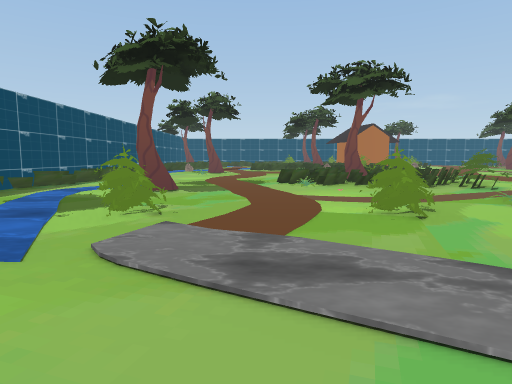
[1] (above)

24 first-person views from a walk through a 3-D level made in the Unity game engine. The camera is 1.4 m above the floor, tilts 6° down and sees 75° across. The floor is counted in squares, 2 m on a side. Each view is taken from the middle of a square. On the plan, view 1 faces up. The plan holds only what a view shows up to about 10 squares ahead; the rest is blank. The place goes on beyond the plan. Some animated figures are not drawn. Some surface patterns are stand-ins.

[2]
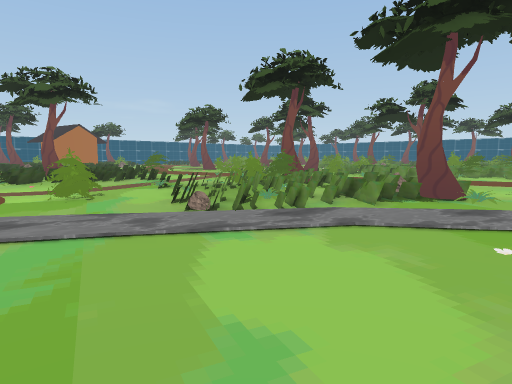

[3]
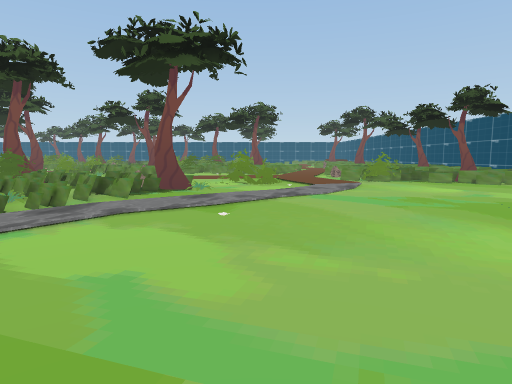

[4]
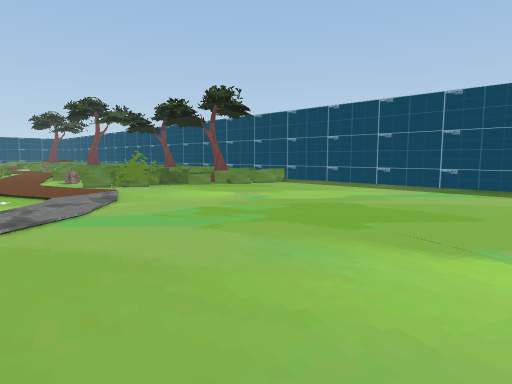

[5]
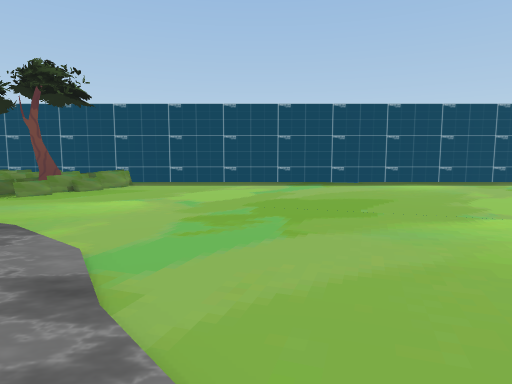

[6]
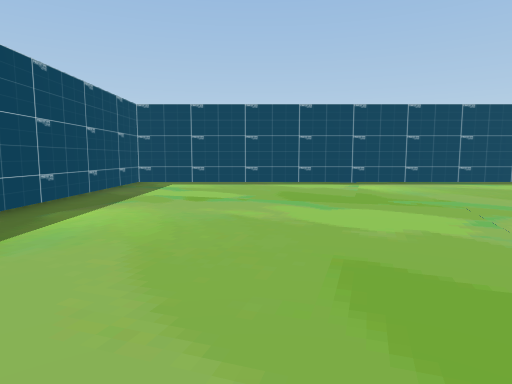

[7]
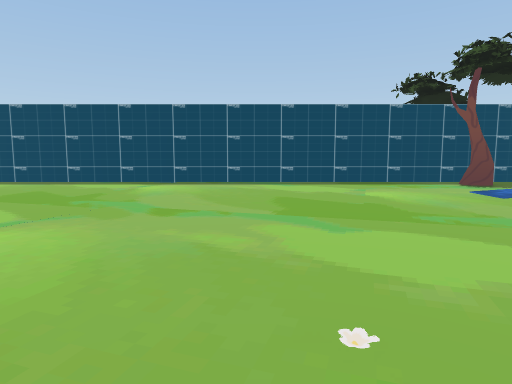

[8]
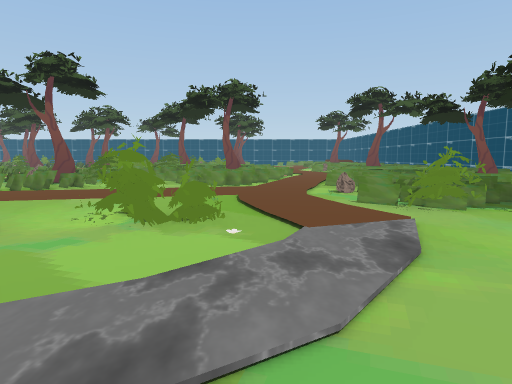

[9]
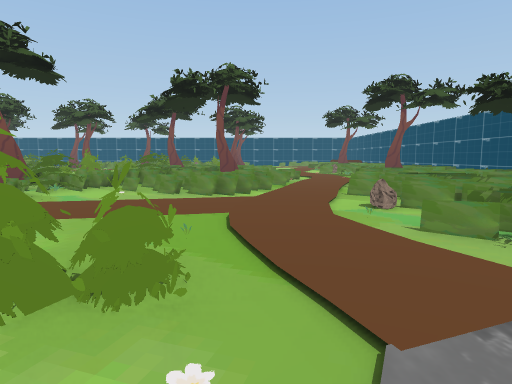

[10]
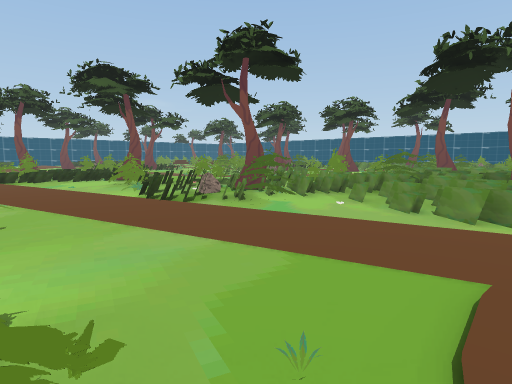

[11]
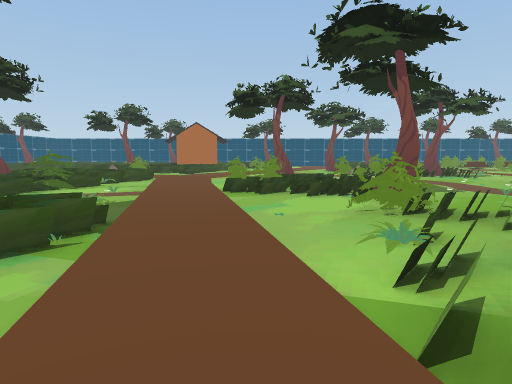

[12]
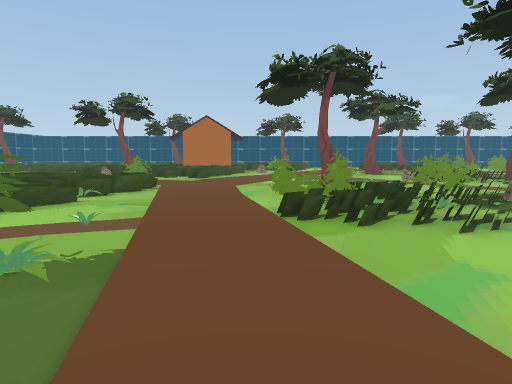

[13]
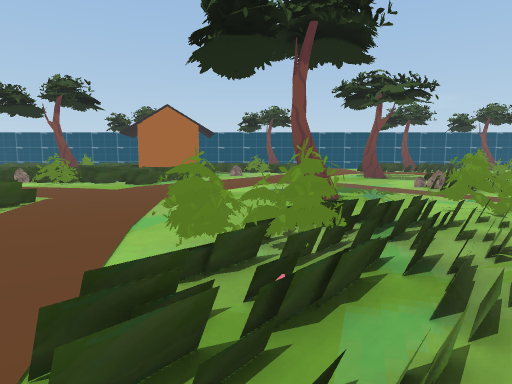

[14]
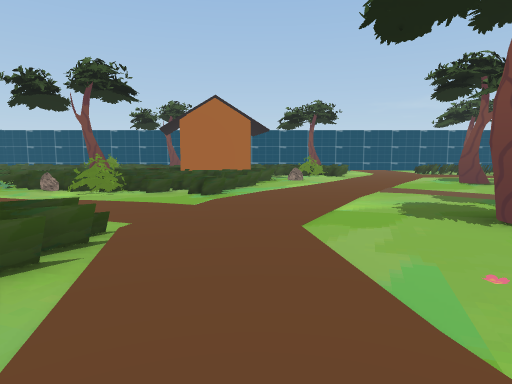

[15]
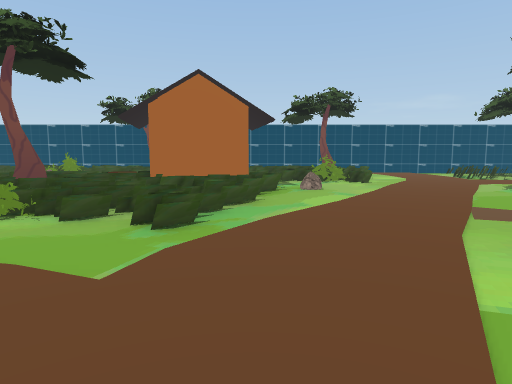

[16]
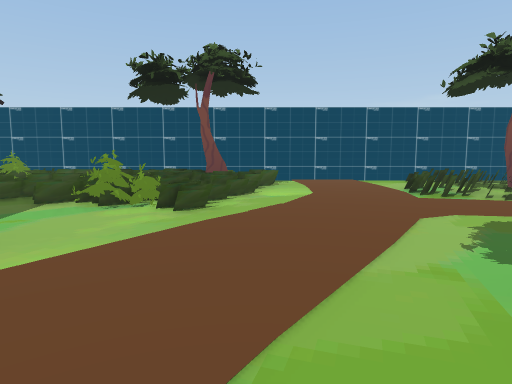

[17]
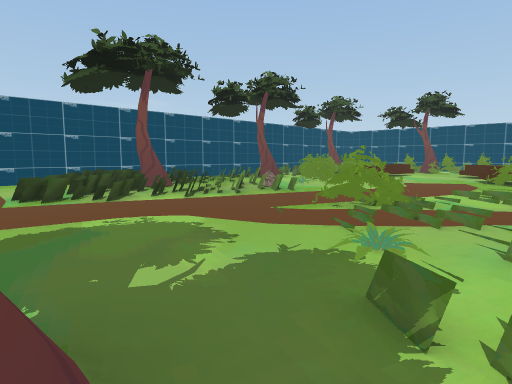

[18]
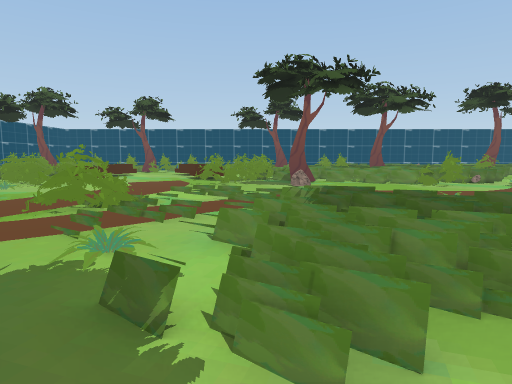

[19]
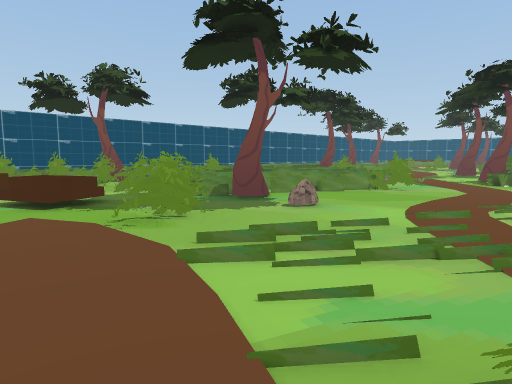

[20]
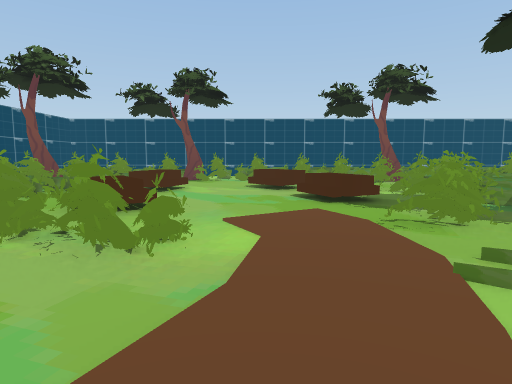

[21]
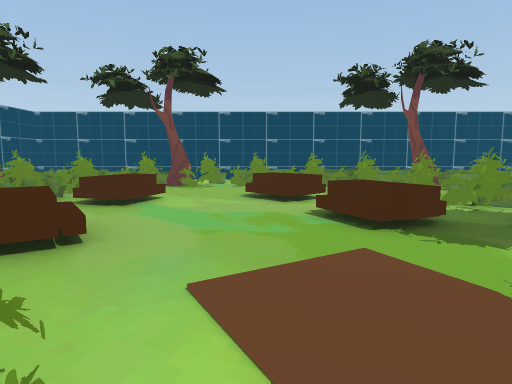

[22]
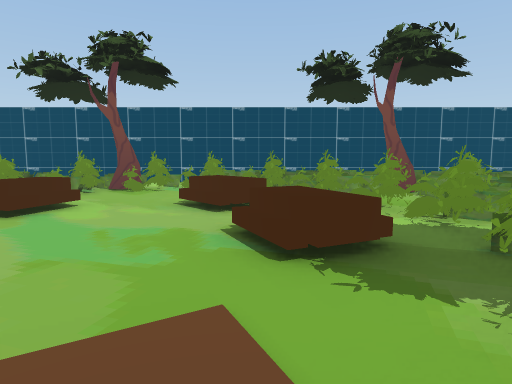

[23]
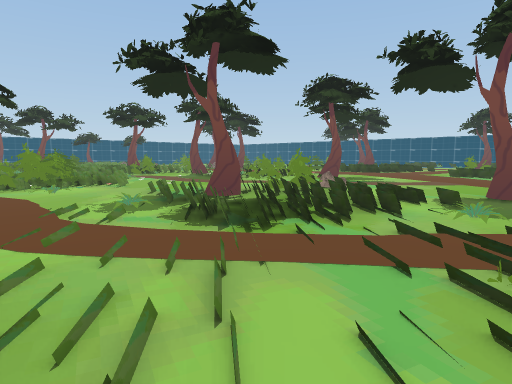

[24]
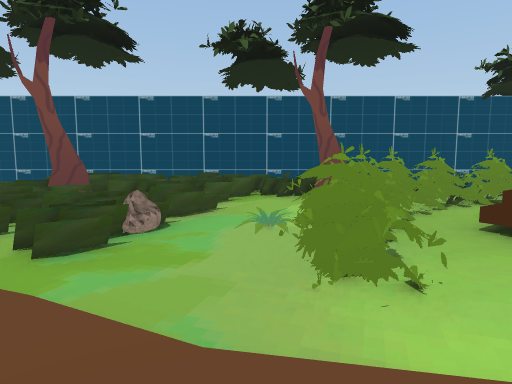

### Floor plan
Key: @ floor where view 1 was taken; # wall or solid block; . main floor; : floor 0.25 m higher than the main floor; + floor 0.5 m higher than the main floor; / step, stairs or slope; = window, fence, low wall or low ledge; ~ water the walk can cross; v drop or lower ground; O other object.
Columns run from 6 left of view 1 to 32 right of it. Each row starts with its distance up from view 1.
 27           ############################
 26             O= ==O=....======  = #O   #
 25             O====#=...==O==.O   O#O   #
 24              === ==...==O==../OO#OOO  #
 23              =====...======./O/.//=O#=#
 22         O.   O.=O=......==OOOO/./O..O=#
 21          =O  O..............O......OO.#
 20         ===#OOOO................./.OO=#
 19        ==O#=#==.........OO.....+.O.O==#
 18        ==##= ==.....O.O.....O.O.  O#==#
 17         O=====.......==/==...OOOOOO===#
 16          O=O==.......=====..OOO#vv.O#=#
 15          ..O........OO====....====v  =#
 14           ..........OO=O=O... ===O#=O##
 13           =......O.... .#...O===#   ###
 12          ====......O.....O..O===#O   =#
 11          =  =..O.#OO.... ...O =
 10  #  ...= O  O...OO+:O..= O ...=
  9  #. ...====##...OOOO...
  8 ##. ...O= =OO...=== ..
  7 #.~.O......=.O...#O.O.
  6 #.~........=.O.... ..
  5 #..~......O  #..O.O=O
  4 #..~O...O..=OOO..O=
  3 #.O.~~...O=O #=..= ##=
  2 #.....~~.=O===O..=OO#=O
  1 #......~~=== O....=O   =
  0 #.....@..~~=O ....O    ===#
 -1 #.........~.O.O....== #====
 -2 #........O.~.OOO..= = O#O
 -3 #...........~O//::/====
 -4 #............~:/O::://
 -5 #..............#.O=.::
 -6 #.............O ======
 -7 #.............=== =====
 -8 #.............O===O====
 -9 #............==== #= ==
-10 #.............#########
-11 #########===##

Where each view was taken, in squares from view 1:
view 1: 0 up, 0 right, facing up
view 2: 2 down, 0 right, facing up-right
view 3: 2 down, 1 left, facing right
view 4: 2 down, 1 right, facing down-right
view 5: 1 down, 4 right, facing down
view 6: 7 down, 4 right, facing left
view 7: 2 down, 4 right, facing left
view 8: 3 down, 4 right, facing right
view 9: 3 down, 6 right, facing right
view 10: 3 down, 8 right, facing up-right
view 11: 1 up, 10 right, facing up
view 12: 4 up, 9 right, facing up
view 13: 7 up, 10 right, facing up
view 14: 9 up, 8 right, facing up
view 15: 12 up, 8 right, facing up
view 16: 17 up, 12 right, facing up
view 17: 17 up, 14 right, facing up-right
view 18: 17 up, 14 right, facing right
view 19: 20 up, 19 right, facing down-right
view 20: 20 up, 19 right, facing right
view 21: 20 up, 21 right, facing right
view 22: 19 up, 22 right, facing right
view 23: 19 up, 21 right, facing down-left
view 24: 19 up, 21 right, facing up
